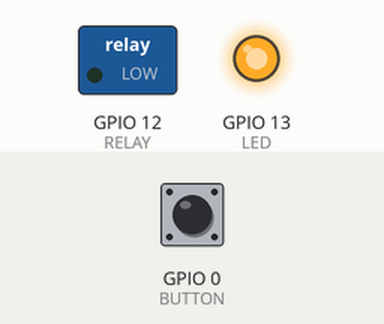
This sketch was run on a simulated ESP8266 (NodeMCU). Shown: switched loads named in the sketch (green lamp = pin HIGH), output pins drawn as LEDs (lit = HIGH). The test bench sets the inputs (shaded band); at power-on: GPIO 0 (BUTTON) HIGH. WiFi joins after 1.5 s; servers stay silent unless stated.

Above: at 5.1 s.
5.2 s: GPIO 0 (BUTTON) pulled LOW for 0.15 s
At 5.8 s:
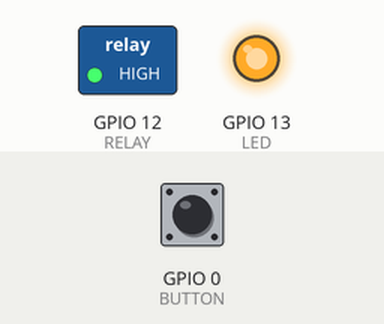
6.8 s: GPIO 0 (BUTTON) pulled LOW for 1 s
At 7.1 s:
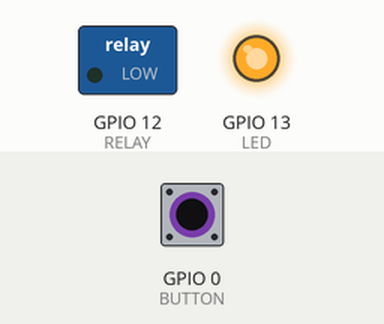
9.3 s: GPIO 0 (BUTTON) pulled LOW for 3.2 s
At 10.2 s:
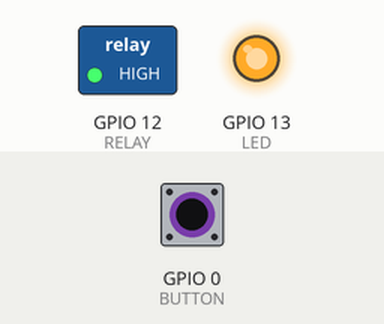
Timing chart, 0 to 12.3 s (numbered marks = the images above; inputs shaded):
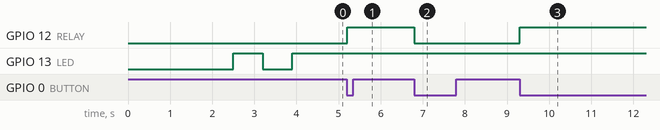

The sketch:

Sonoff+Button.ino
```cpp
/***************************************************
 Created by: regi18
 Version: 3.1.2
 Github: https://github.com/regi18/Sonoff-Blynk
 **************************************************/

/* Libraries */
#include <ESP8266WiFi.h>
#include <BlynkSimpleEsp8266.h>
#include <WiFiUdp.h>
#include <ArduinoOTA.h>

/*** Here are the things that you have to change ***/
/***************************************************/

/* Blynk AUTH key */
char const AUTH[] = "BLYNK AUTH TOKEN";

/* Wi-Fi Details */
char const SSID[] = "SSID";
char const PASS[] = "WIFI PASSWORD";
char const HOSTNAME[] = "HOSTNAME";
char const OTAPSW[] = "OTA PASSWORD";

/* Blynk Virtual Pins */
#define RELAYVPIN V5

/* Device Pins */
#define RELAY 12
#define LED 13
#define BUTTON 0

/**************************************************/


/* General variables and declarations */
BlynkTimer timer;
volatile bool state;


void setup()
{
  pinMode(LED,OUTPUT);
  pinMode(RELAY,OUTPUT);
  pinMode(BUTTON,INPUT);

  WiFi.hostname(HOSTNAME);
  Blynk.begin(AUTH, SSID, PASS);

  ArduinoOTA.setPassword(OTAPSW);
  ArduinoOTA.setHostname(HOSTNAME);
  ArduinoOTA.begin();

  attachInterrupt(digitalPinToInterrupt(BUTTON), handleButton, FALLING);

  digitalWrite(LED, LOW);
  delay(700);
  digitalWrite(LED, HIGH);
  delay(700);
  digitalWrite(LED, LOW);
  delay(700);
  digitalWrite(LED, HIGH);
}

BLYNK_CONNECTED() {
    Blynk.syncAll();
}

void loop() {
  if (Blynk.connected()) { Blynk.run(); }
  else { Blynk.connect(); }
  timer.run();
  ArduinoOTA.handle();
}

/***************************************************
 * Read virtual pin 0 and turn on/off relay
 **************************************************/
BLYNK_WRITE(RELAYVPIN){
  state = param.asInt();
  digitalWrite(RELAY, state);
}

/***************************************************
 * Handle the interrupt
 **************************************************/
void handleButton()
{
  state = !state;
  Blynk.virtualWrite(RELAYVPIN, state);
  digitalWrite(RELAY, state);
}
```

Measured:
- after the input at 5.2 s, GPIO 12 (RELAY): LOW → HIGH at once
- after the input at 6.8 s, GPIO 12 (RELAY): HIGH → LOW at once
- after the input at 9.3 s, GPIO 12 (RELAY): LOW → HIGH at once
